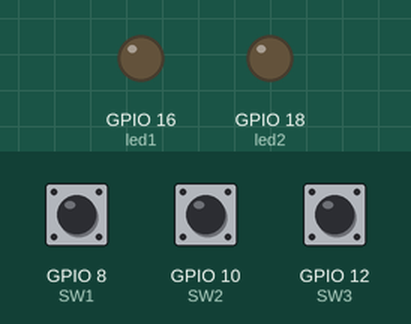
Recording of a program running on a simulated Raspberry Pi (BCM pin numbers). On the bench: output pins drawn as LEDs (lit = HIGH). Dashed ring = blinking. The test bench sets the inputs (shaded band); at power-on: GPIO 8 (SW1) HIGH, GPIO 10 (SW2) HIGH, GPIO 12 (SW3) HIGH. One TCP client connects 1 s after the port opens and stays connected; threads take turns every 2 ms; what the program prints to the terminal is not drawn.

Above: at 1.2 s.
1.3 s: GPIO 8 (SW1) pulled LOW for 3.2 s
At 2.1 s:
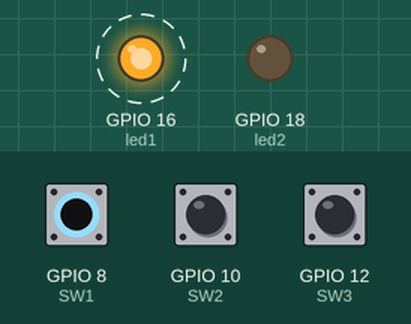
6.0 s: GPIO 10 (SW2) pulled LOW for 3.2 s
At 6.4 s:
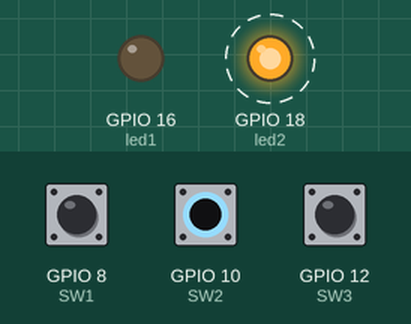
11.0 s: GPIO 8 (SW1) driven LOW and GPIO 10 (SW2) driven LOW
At 11.4 s:
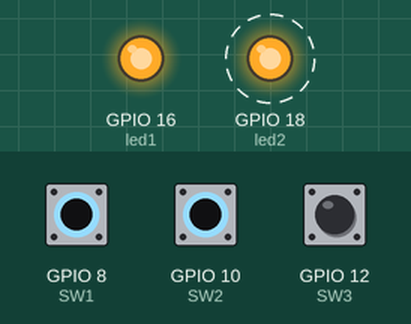
14.0 s: GPIO 8 (SW1) driven HIGH
At 14.4 s:
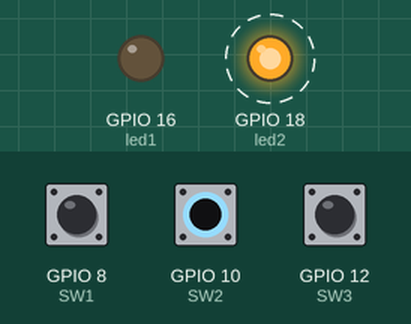
Timing chart, 0 to 18.0 s (numbered marks = the images above; inputs shaded):
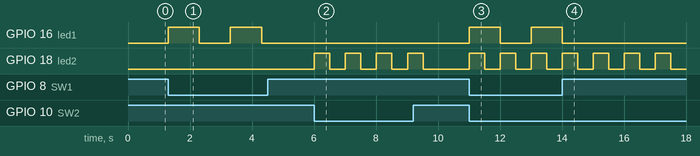

The program:

LEDServer.py
```python
##############################
#LEDServer.py
#Author: Ryan Hardy
#This is a server designed to run on a Raspberry Pi that will send messages
#to a client machine. It also has switches that will cause LEDs to blink, and
#switch 3 will shut down the Pi. No arguments are needed.
##############################

from gpiozero import Button, LED
from time import sleep
import RPi.GPIO as gpio
import os
from subprocess import call
from socket import *
import threading

led1 = LED(16)
led2 = LED(18)

SW1 = Button(8)
SW2 = Button(10)
SW3 = Button(12)

count = 0

host = "0.0.0.0"
port = 8888

#Create socket
s = socket(AF_INET, SOCK_STREAM)
s.bind((host, port))
s.listen(10)

#Sending messages thread
def clientThread(conn):
    data = "{SW1: Released, SW2: Released}"
    while True:
        if SW1.is_pressed and SW2.is_pressed:
            data = "{SW1: Pressed, SW2: Pressed}"
        elif SW1.is_pressed:
            data = "{SW1: Pressed, SW2: Released}"
        elif SW2.is_pressed:
            data = "{SW1: Released, SW2: Pressed}"
        else:
            data = "{SW1: Released, SW2: Released}"
        if SW3.is_pressed:
            data = "Closing connection!"
        conn.send(data)
        sleep(1)
    conn.close()

#LED functions
def setLED1():
    while(True):
        if SW1.is_pressed:
            led1.on()
            sleep(1)
            led1.off()
            sleep(1)

def setLED2():
    while(True):
        if SW2.is_pressed:
            led2.on()
            sleep(.5)
            led2.off()
            sleep(.5)

#Switch 3 functionality
def sw3():
    while(True):
        if SW3.is_pressed:
            count = count + 1
            sleep(1)
            if count == 3:
                call("sudo nohup shutdown -h now", shell=True)
        else:
            count = 0

#Create threads
t1 = threading.Thread(target = setLED1)
t2 = threading.Thread(target = setLED2)
t4 = threading.Thread(target = sw3)
t1.setDaemon(True)
t2.setDaemon(True)
t4.setDaemon(True)
t1.start()
t2.start()
t4.start()

print("This is a server designed to run on a Raspberry Pi that will send messages to a client machine. It also has switches that will cause LEDs to blink, and switch 3 will shut down the Pi. No arguments are needed.")

while True:
    conn, addr = s.accept()
    t3 = threading.Thread(target = clientThread, args = (conn,)).start()
```

Measured:
- after the input at 1.3 s, GPIO 16 (led1): alternates HIGH for 1.0 s and LOW for 1.0 s, starting at once
- after the input at 6.0 s, GPIO 18 (led2): alternates HIGH for 0.50 s and LOW for 0.50 s, 8 changes in all, then stays LOW, starting at once
- after the input at 11.0 s, GPIO 16 (led1): LOW → HIGH at once, → LOW 1.0 s later, → HIGH 1.0 s later; GPIO 18 (led2): alternates HIGH for 0.50 s and LOW for 0.50 s, starting at once
- after the input at 14.0 s, GPIO 16 (led1): goes on until 14.0 s, then stays LOW
